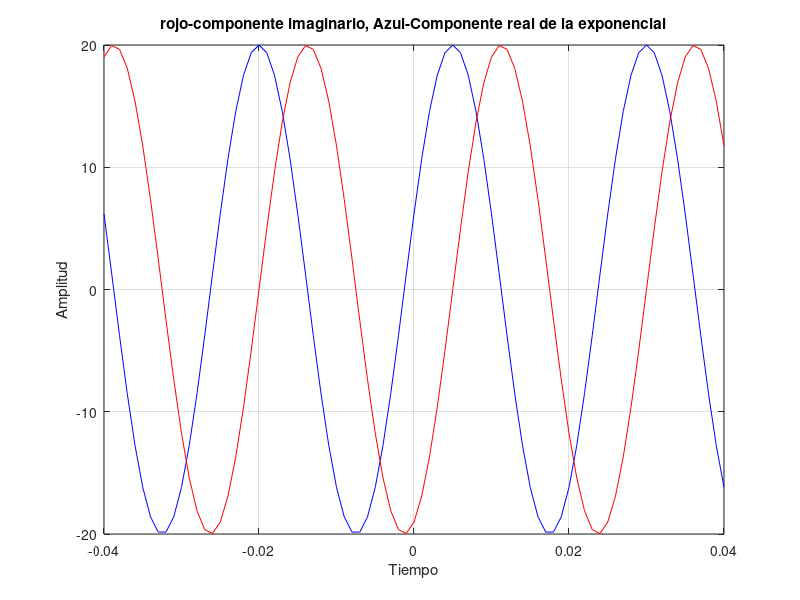

The MATLAB script that drew this image:
t=-0.04:0.001:0.04;
x=20*exp(j*(80*pi*t-0.4*pi));
%plot3 (t,real(x),imag(x)); grid
%title('20*e^{j*(80\pit-0.4\pi)}')
%xlabel ('tiempo, s'); ylabel('real'); zlabel('imag')
plot (t, real(x), 'b'); hold on
plot (t, imag(x), 'r'); grid
title('rojo-componente imaginario, Azul-Componente real de la exponencial')
xlabel('Tiempo'); ylabel('Amplitud')
